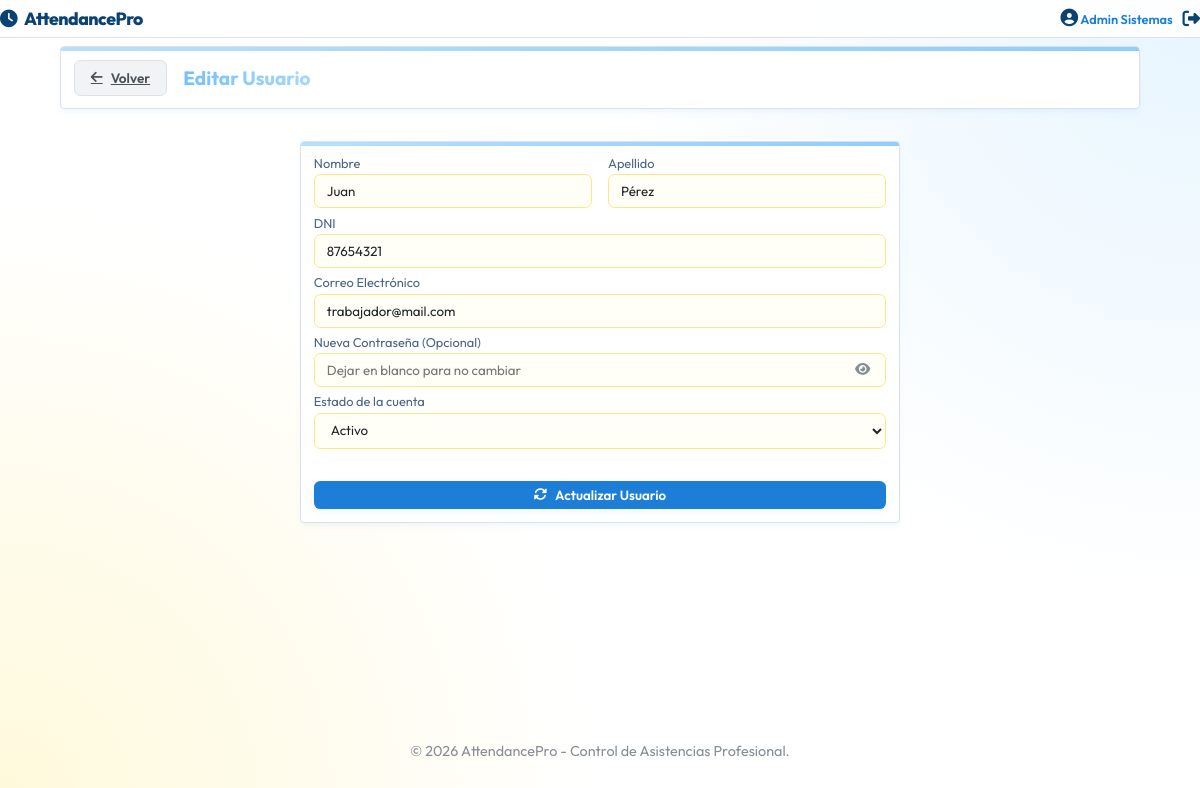
Page /admin/editar/2 (signed in) on the committed database.
### tables this page shows
CREATE TABLE IF NOT EXISTS usuarios (
    id INT AUTO_INCREMENT PRIMARY KEY,
    rol_id INT NOT NULL,
    nombre VARCHAR(100) NOT NULL,
    apellido VARCHAR(100) NOT NULL,
    dni VARCHAR(20) UNIQUE,
    email VARCHAR(150) NOT NULL UNIQUE,
    password VARCHAR(255) NOT NULL,
    status TINYINT DEFAULT 1,
    created_at TIMESTAMP DEFAULT CURRENT_TIMESTAMP,
    FOREIGN KEY (rol_id) REFERENCES roles(id) ON DELETE CASCADE
);

### app/Controllers/AdminController.php (called while the page is built, shortened)
<?php
class AdminController extends Controller {
    public function editar($id) {
        $userModel = $this->model('Usuario');
        $usuario = $userModel->getUserById($id);
        $this->view('admin/usuarios/editar', [
            'title'   => 'Editar Usuario',
            'usuario' => $usuario
        ]);
    }
}

### app/Core/Router.php (called while the page is built, shortened)
<?php
class Router {
    protected $method = 'index';
    public function __construct() {
        $url = $this->parseUrl();
        if (file_exists('../app/Controllers/' . ucfirst($url[0]) . 'Controller.php')) {
            unset($url[0]);
        }
        $this->controller = new $controllerClass;
        if (isset($url[1])) {
            if (method_exists($this->controller, $url[1])) {
                $this->method = $url[1];
                unset($url[1]);
            }
        }
        $this->params = $url ? array_values($url) : [];
        call_user_func_array([$this->controller, $this->method], $this->params);
    }
    public function parseUrl() {
        if (isset($_GET['url'])) {
            return explode('/', filter_var(rtrim($_GET['url'], '/'), FILTER_SANITIZE_URL));
        }
        return ['auth', 'index'];
    }
}

### public/index.php (called while the page is built, shortened)
<?php
spl_autoload_register(function ($class) {
    $prefix = 'App\\';
    $base_dir = __DIR__ . '/../app/';
    $len = strlen($prefix);
    $relative_class = substr($class, $len);
    $file = $base_dir . str_replace('\\', '/', $relative_class) . '.php';
});
$router = new Router();

### app/Core/Model.php (called while the page is built, shortened)
<?php
abstract class Model {
    public function __construct() {
        $this->db = Database::getInstance()->getConnection();
    }
}

### app/Core/Database.php (called while the page is built, shortened)
<?php
class Database {
    private static $instance = null;
    private $connection;
    private function __construct() {
        try {
            $dsn = "mysql:host=" . DB_HOST . ";dbname=" . DB_NAME . ";charset=utf8mb4";
            $this->connection = new PDO($dsn, DB_USER, DB_PASS, [
                PDO::ATTR_ERRMODE => PDO::ERRMODE_EXCEPTION,
                PDO::ATTR_DEFAULT_FETCH_MODE => PDO::FETCH_ASSOC,
                PDO::ATTR_EMULATE_PREPARES => false,
            ]);
        } catch (PDOException $e) {
            die("Error de conexión: " . $e->getMessage());
        }
    }
    public static function getInstance() {
        if (!self::$instance) {
            self::$instance = new Database();
        }
        return self::$instance;
    }
    public function getConnection() {
        return $this->connection;
    }
}

### app/Models/Usuario.php (called while the page is built, shortened)
<?php
class Usuario extends Model {
    public function getUserById($id) {
        $stmt = $this->db->prepare("SELECT * FROM usuarios WHERE id = :id");
        $stmt->execute(['id' => $id]);
        return $stmt->fetch();
    }
}

### app/Views/admin/usuarios/editar.php (the view, shortened to what this page needs)
<?php require_once '../app/Views/layouts/header.php'; ?>
<div class="glass-card" style="margin-bottom: 2rem;">
    <div style="display: flex; align-items: center; gap: 1rem;">
        <a href="<?php echo URL_BASE; ?>/admin" class="btn btn-secondary" style="padding: 0.5rem 1rem;">
            <i class="fas fa-arrow-left"></i> Volver
        </a>
        <h1 class="text-gradient">Editar Usuario</h1>
    </div>
</div>
<div class="glass-card" style="max-width: 600px; margin: 0 auto;">
    <form action="<?php echo URL_BASE; ?>/admin/actualizar/<?php echo $data['usuario']['id']; ?>" method="POST">
        <div style="display: grid; grid-template-columns: 1fr 1fr; gap: 1rem;">
            <div class="form-group">
                <label class="form-label">Nombre</label>
                <input type="text" name="nombre" class="form-control" value="<?php echo $data['usuario']['nombre']; ?>" required>
            </div>
            <div class="form-group">
                <label class="form-label">Apellido</label>
                <input type="text" name="apellido" class="form-control" value="<?php echo $data['usuario']['apellido']; ?>" required>
            </div>
        </div>
        <div class="form-group">
            <label class="form-label">DNI</label>
            <input type="text" name="dni" class="form-control" value="<?php echo $data['usuario']['dni'] ?? ''; ?>">
        </div>
        <div class="form-group">
            <label class="form-label">Correo Electrónico</label>
            <input type="email" name="email" class="form-control" value="<?php echo $data['usuario']['email']; ?>" required>
        </div>
        <div class="form-group">
            <label class="form-label">Nueva Contraseña (Opcional)</label>
            <div style="position: relative;">
                <input type="password" name="password" id="password" class="form-control" placeholder="Dejar en blanco para no cambiar" style="padding-right: 2.5rem;">
                <i class="fas fa-eye" id="togglePassword" style="position: absolute; right: 1rem; top: 50%; transform: translateY(-50%); color: var(--text-muted); cursor: pointer;"></i>
            </div>
        </div>
        <div class="form-group">
            <label class="form-label">Estado de la cuenta</label>
            <select name="status" class="form-control" required>
                <option value="1" <?php echo $data['usuario']['status'] == 1 ? 'selected' : ''; ?>>Activo</option>
            </select>
        </div>
        <div style="margin-top: 2rem;">
            <button type="submit" class="btn btn-primary" style="width: 100%;">
                <i class="fas fa-sync-alt"></i> Actualizar Usuario
            </button>
        </div>
    </form>
</div>
<?php require_once '../app/Views/layouts/footer.php'; ?>

### public/css/style.css (style rules this page uses)
:root { --primary: #74c0fc; --secondary: #a5d8ff; --bg: #ffffff; --surface: #ffffff; --text: #212529; --text-muted: #868e96; --accent: #e7f5ff; --success: #69db7c; --danger: #ff8787; --warning: #ffd43b; --glass: rgba(255, 255, 255, 0.9); --border: #dee2e6; --shadow-color: rgba(116, 192, 252, 0.1); }
* { margin: 0; padding: 0; box-sizing: border-box; font-family: 'Outfit', sans-serif; }
body { background: radial-gradient(circle at top right, #e7f5ff, transparent 600px), radial-gradient(circle at bottom left, #fff9db, transparent 600px), #ffffff; background-attachment: fixed; color: var(--text); min-height: 100vh; display: flex; flex-direction: column; font-size: 0.85rem; }
.glass-card { background: var(--surface); backdrop-filter: blur(12px); -webkit-backdrop-filter: blur(12px); border: 1px solid var(--border); border-radius: 0.25rem; padding: 0.8rem; box-shadow: 0 4px 6px -1px var(--shadow-color), 0 2px 4px -2px var(--shadow-color); position: relative; overflow: hidden; }
.glass-card::before { content: ''; position: absolute; top: 0; left: 0; width: 100%; height: 4px; background: linear-gradient(to right, var(--secondary), var(--primary)); opacity: 0.8; }
h1 { font-size: 1.2rem; font-weight: 700; }
.text-gradient { background: linear-gradient(to right, var(--primary), var(--secondary)); -webkit-background-clip: text; -webkit-text-fill-color: transparent; }
.btn { padding: 0.4rem 0.8rem; border-radius: 0.4rem; border: none; cursor: pointer; font-weight: 600; transition: all 0.3s ease; display: inline-flex; align-items: center; justify-content: center; gap: 0.5rem; }
.btn-primary { background: #1c7ed6; color: #ffffff; box-shadow: 0 4px 10px var(--shadow-color); }
.btn-secondary { background: #f1f3f5; color: #495057; border: 1px solid #dee2e6; }
.form-group { margin-bottom: 0.4rem; }
.form-label { display: block; margin-bottom: 0.2rem; color: #4b6584; font-size: 0.8rem; }
.form-control { width: 100%; padding: 0.5rem 0.75rem; border-radius: 0.4rem; background: #fffff7; border: 1px solid #fde68a; color: var(--text); outline: none; transition: all 0.3s; }

### rows in the picture
usuarios: nombre "Juan", apellido "Pérez", dni "87654321", email "trabajador@mail.com", status "Activo"

### other values in the picture
APP_NAME "AttendancePro"
$_SESSION['user_name'] "Admin Sistemas"
